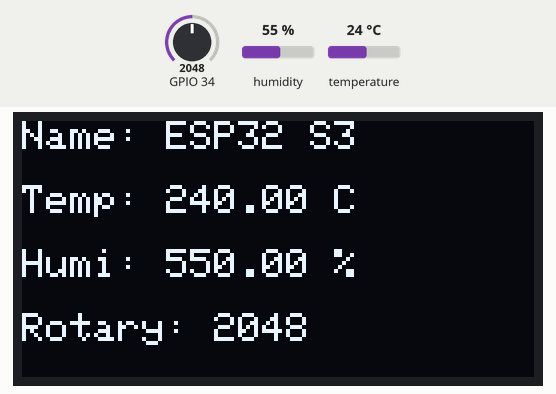
A sketch run on a simulated ESP32-S3. Shown: 128×64 one-colour display. The inputs (shaded band) are chosen by the test bench; at power-on: humidity 55 %, GPIO 34 = 2048, temperature 24 °C. WiFi joins after 1.5 s; servers stay silent unless stated; the display library's start-up logo is not drawn; random numbers use the default seed unless the sketch sets one; no MQTT or app messages arrive unless stated; what the sketch prints to the serial monitor is not drawn.

Above: at 4.7 s.
4.8 s: humidity set to 22 %
At 7.8 s:
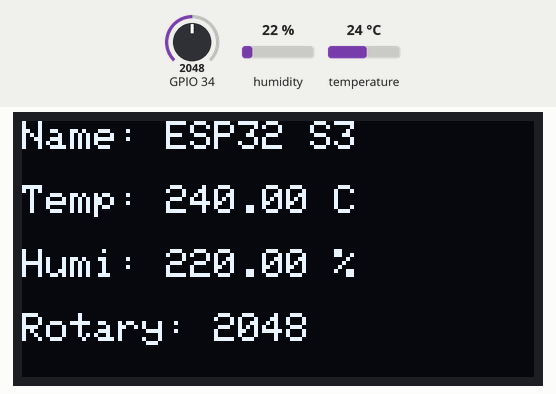
8.1 s: GPIO 34 set to 2866
At 9.8 s:
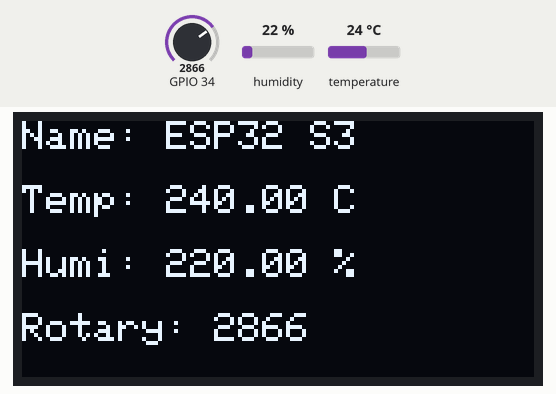
10.1 s: temperature set to 12 °C
At 13.9 s:
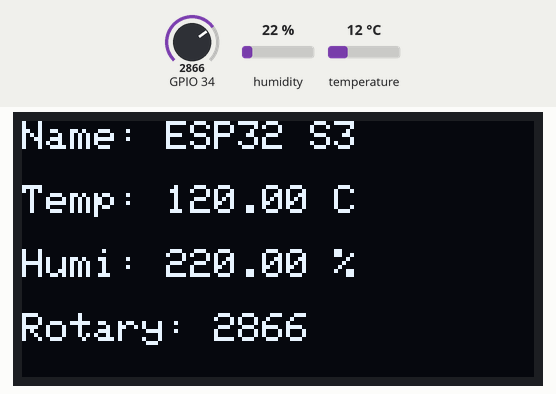
15.6 s: GPIO 34 set to 3603
At 16.3 s:
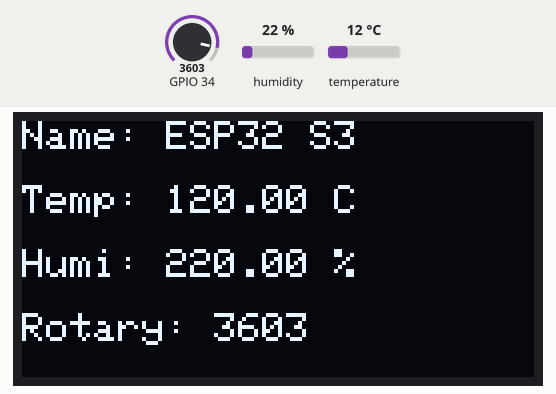
17.1 s: humidity set to 40 %
At 19.9 s:
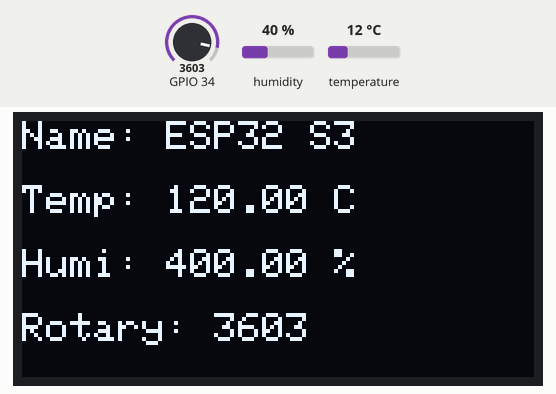
Timing chart, 0 to 21.1 s (numbered marks = the images above; inputs shaded):
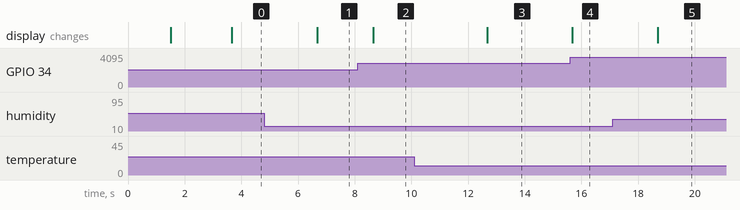

The sketch:

1-8OLED.ino
```cpp
#include <WiFi.h>
#include "wifi_credentials.h"
#include <PubSubClient.h>
#include <ArduinoJson.h>
#include <DHT.h>
#include <Adafruit_GFX.h>
#include <Adafruit_SSD1306.h>

#define DHTPIN 15
#define DHTTYPE DHT11
DHT dht(DHTPIN, DHTTYPE);

StaticJsonDocument<96> doc_in;
StaticJsonDocument<96> doc_out;

// 공유기 정보 입력
//const char* ssid = "Your_SSID"; // 여기에 공유기 이름을 입력하세요
//const char* password = "Your_PASSWORD"; // 여기에 비밀번호를 입력하세요

// 브로커의 주소
const char* mqtt_server = "broker.emqx.io";

WiFiClient espClient;
PubSubClient client(espClient);
unsigned long lastMsg = 0;
#define MSG_BUFFER_SIZE  (50)
char msg[MSG_BUFFER_SIZE];
int value = 0;

unsigned long mqtt_t = 0; //ESP32의 시간을 저장

// OLED 디스플레이 설정
#define SCREEN_WIDTH 128
#define SCREEN_HEIGHT 64
#define OLED_RESET    -1
Adafruit_SSD1306 display(SCREEN_WIDTH, SCREEN_HEIGHT, &Wire, OLED_RESET);

//ESP32가 인터넷 공유기와 접속을 하기 위한 부분
void setup_wifi() {
  delay(10);
  Serial.println();
  Serial.print("Connecting to ");
  Serial.println(ssid);

  WiFi.mode(WIFI_STA);
  WiFi.begin(ssid, password);

 while (WiFi.status() != WL_CONNECTED) {
    delay(500);
    Serial.print(".");
  }

  randomSeed(micros());

  Serial.println("");
  Serial.println("WiFi connected");
  Serial.println("IP address: ");
  Serial.println(WiFi.localIP());
}

//ESP32가 데이터를 브로커로부터 수신하는 부분
void on_message(char* topic, byte* payload, unsigned int length) {
  String mypayload = "";
  Serial.print("Message arrived [");
  Serial.print(topic);
  Serial.print("] ");
  for (int i = 0; i < length; i++) {
    mypayload += (char)payload[i];
    Serial.print((char)payload[i]);
  }
  Serial.println();

  DeserializationError error = deserializeJson(doc_in, mypayload);
  if (error) {
    Serial.print(F("deserializeJson() failed: "));
    Serial.println(error.f_str());
    return;
  }

  String myname = doc_in["name"];
  int age = doc_in["age"];
  String gender = doc_in["gender"];

  Serial.print("이름=");
  Serial.print(myname);
  Serial.print(", 나이=");
  Serial.print(age);
  Serial.print(", 성별=");
  Serial.print(gender);
  Serial.println();
}

//ESP32가 브로커와 접속을 유지하는 부분
void reconnect() {
  while (!client.connected()) {
    Serial.print("Attempting MQTT connection...");
    String clientId = "ESP8266Client-";
    clientId += String(random(0xffff), HEX);
    if (client.connect(clientId.c_str())) {
      Serial.println("connected");
      client.subscribe("arduino/output");
    } else {
      Serial.print("failed, rc=");
      Serial.print(client.state());
      Serial.println(" try again in 5 seconds");
      delay(5000);
    }
  }
}

void setup() {
  Serial.begin(115200);
  dht.begin();
  setup_wifi();
  client.setServer(mqtt_server, 1883);
  client.setCallback(on_message);

  if (!display.begin(SSD1306_SWITCHCAPVCC, 0x3C)) { // I2C 주소는 0x3C입니다.
    Serial.println(F("SSD1306 allocation failed"));
    for (;;);
  }
  display.display();
  delay(2000); // 초기 화면을 2초 동안 표시
  display.clearDisplay();
}

void loop() {
  if (!client.connected()) {
    reconnect();
  }
  client.loop();

  if (millis() - mqtt_t > 1000) {
    mqtt_t = millis();

    doc_out["rotary"] = analogRead(34);
    doc_out["temp"] = dht.readTemperature() * 10;
    doc_out["humi"] = dht.readHumidity() * 10;

    String output = "";
    serializeJson(doc_out, output);

    client.publish("arduino/input", output.c_str());

    // OLED에 데이터 출력
    display.clearDisplay();
    display.setTextSize(1); // 글자 크기를 크게 조정
    display.setTextColor(SSD1306_WHITE);
    display.setCursor(0, 0);
    display.print("Name: ");
    display.print("ESP32 S3"); // 장치 이름을 원하는대로 변경하세요
    display.setCursor(0, 16); // 더 큰 글자 크기를 감안하여 Y 좌표 조정
    display.print("Temp: ");
    display.print(dht.readTemperature() * 10);
    display.print(" C");
    display.setCursor(0, 32);
    display.print("Humi: ");
    display.print(dht.readHumidity() * 10);
    display.print(" %");
    display.setCursor(0, 48);
    display.print("Rotary: ");
    display.print(analogRead(34));
    display.display();
  }
}
```

wifi_credentials.h
```cpp
// wifi_credentials.h
const char* ssid = "........";
const char* password = "........";
```

Measured:
- after the input at 4.8 s, the display: changes after 1.9 s (image 1)
- after the input at 8.1 s, the display: changes after 0.55 s (image 2)
- after the input at 10.1 s, the display: changes after 2.6 s (image 3)
- after the input at 15.6 s, the display: changes after 0.08 s (image 4)
- after the input at 17.1 s, the display: changes after 1.6 s (image 5)
